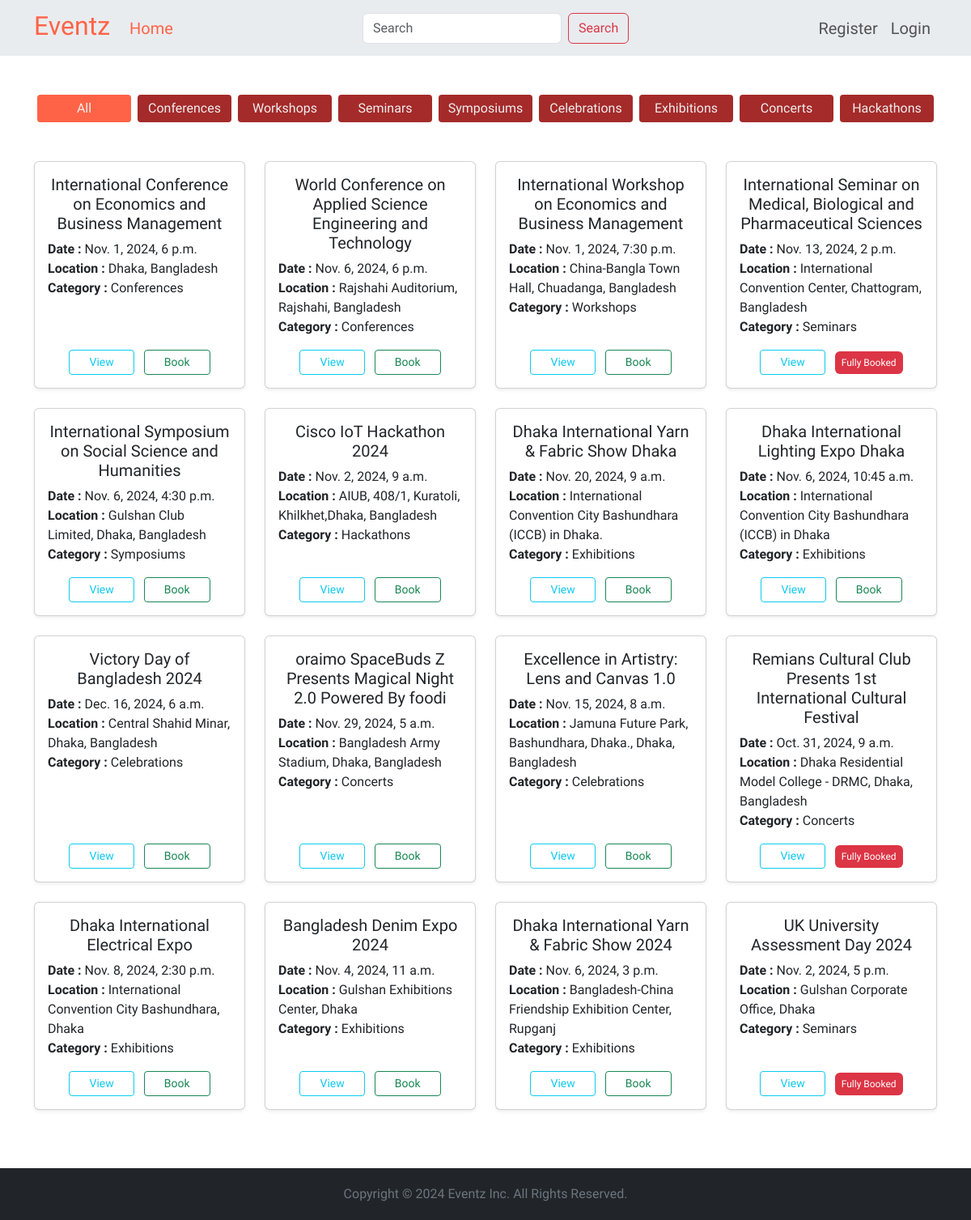
The page / on the database its author committed.
### app_event/models.py (models this page shows, shortened)
class Category(models.Model):
    name = models.CharField(max_length=25, unique=True)
    class Meta:
        verbose_name_plural = 'Categories'

class Event(models.Model):
    name = models.CharField(max_length=100)
    date = models.DateTimeField()
    location = models.CharField(max_length=100)
    description = models.TextField()
    category = models.ForeignKey(Category, on_delete=models.SET_NULL, null=True, blank=True)
    created_by = models.ForeignKey(User, on_delete=models.CASCADE, related_name="events")
    capacity = models.PositiveIntegerField(default=100)
    attendees = models.ManyToManyField(User, related_name="booked_events", blank=True)
    @property
    def is_fully_booked(self):
        return self.attendees.count() >= self.capacity

### event_management/views.py (the view)
# urls.py: path('', views.homepage, name='home'),
def homepage(request):
    events = Event.objects.all()
    categories = Category.objects.all()
    query = request.POST.get('query', '')
    filter_cat = request.GET.get('category', '')
    if query:
        events = events.filter(Q(name__icontains=query) | Q(location__icontains=query) | Q(date__icontains=query))
    if filter_cat:
        events = events.filter(category__name=filter_cat)
    context = {'events': events, 'categories': categories, 'selected_cat': filter_cat, 'title': 'Home'}
    return render(request, 'index.html', context)

### templates/index.html (shortened to what this page needs)
{% extends 'base.html' %}
{% block content %}
<div class="d-flex justify-content-center mb-5">
  <a href="{% url 'home' %}" class="btn btn-brown btn-sm mx-1 w-25
      {% if not selected_cat %}selected{% endif %}">All</a>
  {% for category in categories %}
    <a href="{% url 'home' %}?category={{ category.name }}" class="btn btn-brown btn-sm mx-1 w-25
        {% if selected_cat == category.name %}selected{% endif %}">{{ category.name }}</a>
  {% endfor %}
</div>
<div class="row">
  {% for event in events %}
    <div class="col-sm-6 col-md-4 col-lg-3 mb-4">
      <div class="card h-100 shadow-sm">
        <div class="card-body d-flex flex-column">
          <h5 class="card-title text-center">{{ event.name }}</h5>
          <p class="card-text">
            <strong>Date :</strong> {{ event.date }}<br>
            <strong>Location :</strong> {{ event.location }}<br>
            <strong>Category :</strong> {{ event.category.name }}<br>
          </p>
          <div class="text-center mt-auto">
            <a href="{% url 'event_detail' event.id %}"
              class="btn btn-outline-info btn-sm px-4 mx-1">View</a>
            {% if request.user.is_authenticated and event in request.user.booked_events.all %}
              <span class="badge bg-success fw-medium mx-1 p-2">Booked</span>
            {% elif event.is_fully_booked %}
              <span class="badge bg-danger fw-medium mx-1 p-2">Fully Booked</span>
            {% else %}
              <a href="{% url 'book_event' event.id %}"
                class="btn btn-outline-success btn-sm px-4 mx-1">Book</a>
            {% endif %}
          </div>
        </div>
      </div>
    </div>
  {% endfor %}
</div>
{% endblock content %}

### templates/base.html (shortened to what this page needs)
<!DOCTYPE html>
{% load static %}
<html lang="en">
  <head>
    <link rel="stylesheet"
      href="https://cdn.jsdelivr.net/npm/bootstrap@5.3.3/dist/css/bootstrap.min.css"
 />
    <link rel="stylesheet" href="{% static 'css/style.css' %}">
  </head>
  <body class="d-flex flex-column min-vh-100">
    {% include "navbar.html" %}
    <div class="container my-5">
      {% block content %} {% endblock content %}
    </div>
    <footer class="mt-auto">
      <div class="text-center bg-dark text-secondary py-1">
        <p class="pt-3">Copyright © 2024 Eventz Inc. All Rights Reserved.</p>
      </div>
    </footer>
  </body>
</html>

### templates/navbar.html (shortened to what this page needs)
<nav class="navbar navbar-expand-lg bg-body-secondary">
  <div class="container">
    <a class="navbar-brand logo fs-2 pt-0" href={% url 'home' %}>Eventz</a>
    <div class="collapse navbar-collapse" id="navbarContent">
      <ul class="navbar-nav me-auto fs-5">
        <li class="nav-item">
          <a class="nav-link {% if request.path == '/' %}active{% endif %}"
            aria-current="page" href={% url 'home' %}>Home</a>
        </li>
      </ul>
      <form class="d-flex" method="post" action="{% url 'home' %}">
        <input class="form-control me-2" type="search" name="query" value="{{ query }}"
          placeholder="Search" aria-label="Search">
        <button class="btn btn-outline-danger" type="submit">Search</button>
      </form>
      <ul class="navbar-nav ms-auto fs-5">
        {% if request.user.is_authenticated %}
        <li class="nav-item">
          <a class="nav-link {% if request.path == '/event/list' %}active{% endif %}"
            href={% url 'event_list' %}>My Events</a>
        </li>
        <li class="nav-item dropdown">
          <a class="nav-link dropdown-toggle
            {% if request.path == '/user/profile/' or request.path ==  '/event/category' %}active{% endif %}"
            href="#" id="navbarDropdown"
            role="button" data-bs-toggle="dropdown" aria-expanded="false">
            {{ user.first_name }} {{ user.last_name }}</a>
          <ul class="dropdown-menu fs-5" aria-labelledby="navbarDropdown">
            <li><a class="dropdown-item" href={% url 'profile' %}>Profile</a></li>
            {% if request.user.is_superuser %}
            <li><a class="dropdown-item" href={% url 'category' %}>Category</a></li>
            {% endif %}
            <li><hr class="dropdown-divider"></li>
            <li><a class="dropdown-item" href={% url 'signout' %}>Logout</a></li>
          </ul>
        </li>
        {% else %}
        <li class="nav-item">
          <a class="nav-link" href={% url 'signup' %}>Register</a>
        </li>
        <li class="nav-item">
          <a class="nav-link" href={% url 'signin' %}>Login</a>
        </li>
        {% endif %}
      </ul>
    </div>
  </div>
</nav>

### static/css/style.css (style rules this page uses)
body, h1, h2, h3, h4, h5, h6, p, span, a, input, textarea, label, button, select { font-family: "Pridi", serif; font-weight: 400; font-style: normal; }
.logo { font-family: "Tac One", sans-serif; color: tomato; }
.active { color: tomato !important; }
.btn-brown { background: brown; color: #EEE; font-size: 1rem; transition: background-color 0.3s ease-in-out; }
.btn-brown:hover, .selected { background: tomato; }

### rows shown on the page
Category: name "Conferences"
Category: name "Workshops"
Category: name "Seminars"
Category: name "Symposiums"
Category: name "Celebrations"
Category: name "Exhibitions"
Category: name "Concerts"
Category: name "Hackathons"
Event: name "International Conference on Economics and Business Management", date "Nov. 1, 2024, 6 p.m.", location "Dhaka, Bangladesh", category.name "Conferences", capacity "Book"
Event: name "World Conference on Applied Science Engineering and Technology", date "Nov. 6, 2024, 6 p.m.", location "Rajshahi Auditorium, Rajshahi, Bangladesh", category.name "Conferences", capacity "Book"
Event: name "International Workshop on Economics and Business Management", date "Nov. 1, 2024, 7:30 p.m.", location "China-Bangla Town Hall, Chuadanga, Bangladesh", category.name "Workshops", capacity "Book"
Event: name "International Seminar on Medical, Biological and Pharmaceutical Sciences", date "Nov. 13, 2024, 2 p.m.", location "International Convention Center, Chattogram, Bangladesh", category.name "Seminars", capacity "Fully Booked"
Event: name "International Symposium on Social Science and Humanities", date "Nov. 6, 2024, 4:30 p.m.", location "Gulshan Club Limited, Dhaka, Bangladesh", category.name "Symposiums", capacity "Book"
Event: name "Cisco IoT Hackathon 2024", date "Nov. 2, 2024, 9 a.m.", location "AIUB, 408/1, Kuratoli, Khilkhet,Dhaka, Bangladesh", category.name "Hackathons", capacity "Book"
Event: name "Dhaka International Yarn & Fabric Show Dhaka", date "Nov. 20, 2024, 9 a.m.", location "International Convention City Bashundhara (ICCB) in Dhaka.", category.name "Exhibitions", capacity "Book"
Event: name "Dhaka International Lighting Expo Dhaka", date "Nov. 6, 2024, 10:45 a.m.", location "International Convention City Bashundhara (ICCB) in Dhaka", category.name "Exhibitions", capacity "Book"
Event: name "Victory Day of Bangladesh 2024", date "Dec. 16, 2024, 6 a.m.", location "Central Shahid Minar, Dhaka, Bangladesh", category.name "Celebrations", capacity "Book"
Event: name "oraimo SpaceBuds Z Presents Magical Night 2.0 Powered By foodi", date "Nov. 29, 2024, 5 a.m.", location "Bangladesh Army Stadium, Dhaka, Bangladesh", category.name "Concerts", capacity "Book"
Event: name "Excellence in Artistry: Lens and Canvas 1.0", date "Nov. 15, 2024, 8 a.m.", location "Jamuna Future Park, Bashundhara, Dhaka., Dhaka, Bangladesh", category.name "Celebrations", capacity "Book"
Event: name "Remians Cultural Club Presents 1st International Cultural Festival", date "Oct. 31, 2024, 9 a.m.", location "Dhaka Residential Model College - DRMC, Dhaka, Bangladesh", category.name "Concerts", capacity "Fully Booked"
Event: name "Dhaka International Electrical Expo", date "Nov. 8, 2024, 2:30 p.m.", location "International Convention City Bashundhara, Dhaka", category.name "Exhibitions", capacity "Book"
Event: name "Bangladesh Denim Expo 2024", date "Nov. 4, 2024, 11 a.m.", location "Gulshan Exhibitions Center, Dhaka", category.name "Exhibitions", capacity "Book"
Event: name "Dhaka International Yarn & Fabric Show 2024", date "Nov. 6, 2024, 3 p.m.", location "Bangladesh-China Friendship Exhibition Center, Rupganj", category.name "Exhibitions", capacity "Book"
Event: name "UK University Assessment Day 2024", date "Nov. 2, 2024, 5 p.m.", location "Gulshan Corporate Office, Dhaka", category.name "Seminars", capacity "Fully Booked"
